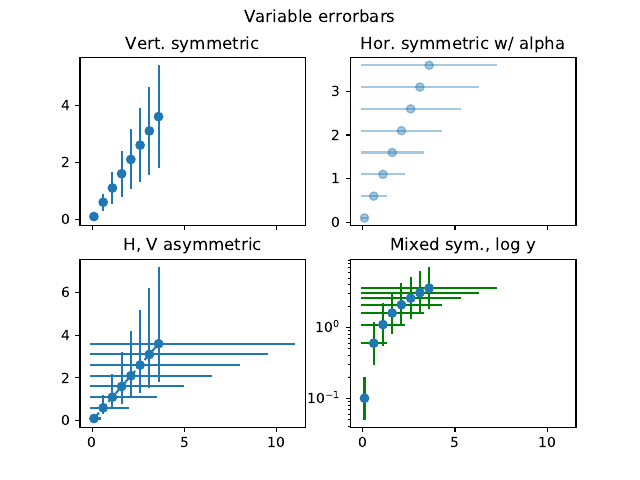

Write the Python code that produced this figure.
import numpy as np
import matplotlib.pyplot as plt

def test_errorbar():
    x = np.arange(0.1, 4, 0.5)
    y = np.arange(0.1, 4, 0.5)#np.exp(-x)

    yerr = 0.5*x#0.1 + 0.2*np.sqrt(x)
    xerr = 0.1 + x#yerr

    # First illustrate basic pyplot interface, using defaults where possible.
    fig = plt.figure()
    ax = fig.gca()
    ax.errorbar(x, y, xerr=0.2, yerr=0.4)
    ax.set_title("Simplest errorbars, 0.2 in x, 0.4 in y")

    # Now switch to a more OO interface to exercise more features.
    fig, axs = plt.subplots(nrows=2, ncols=2, sharex=True)
    ax = axs[0, 0]
    ax.errorbar(x, y, yerr=yerr, fmt='o')
    ax.set_title('Vert. symmetric')

    # With 4 subplots, reduce the number of axis ticks to avoid crowding.
    ax.locator_params(nbins=4)

    ax = axs[0, 1]
    ax.errorbar(x, y, xerr=xerr, fmt='o', alpha=0.4)
    ax.set_title('Hor. symmetric w/ alpha')

    ax = axs[1, 0]
    ax.errorbar(x, y, yerr=[yerr, 2*yerr], xerr=[xerr, 2*xerr], fmt='--o')
    ax.set_title('H, V asymmetric')

    ax = axs[1, 1]
    ax.set_yscale('log')
    # Here we have to be careful to keep all y values positive:
    ylower = np.maximum(1e-2, y - yerr)
    yerr_lower = y - ylower

    ax.errorbar(x, y, yerr=[yerr_lower, 2*yerr], xerr=xerr,
                fmt='o', ecolor='g', capthick=2)
    ax.set_title('Mixed sym., log y')

    fig.suptitle('Variable errorbars') 
    try : plt.savefig('./test.pdf')
    except : print('Issue: ./test.pdf')

test_errorbar()
